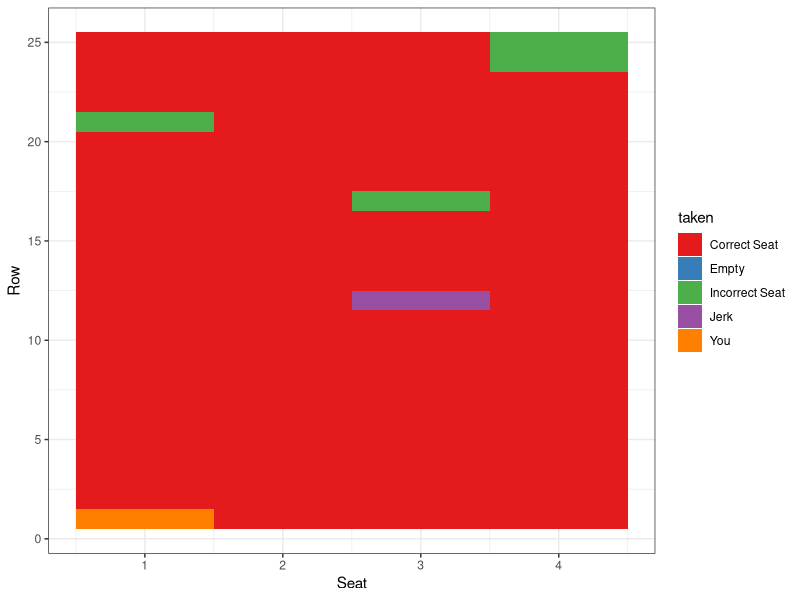

This figure's R source: (Note: this script raises an error after producing the figure.)
## ---- chunk 1
library(ggplot2)
library(grid)
library(gganimate)
library(tidyr)

## ---- chunk 2
st <- 1:100
tkn <- rep("Empty",100)
jerk <- sample(100,1)
tkn[jerk] <- "Jerk"
stsInterval <- matrix("Empty", nrow=100, ncol=100)
stsInterval[,1] <- tkn
# incorrectSeats <- matrix(NA, nrow=100, ncol=100)
# incorrectSeats[,1] <- tkn
for(i in 2:99) {
  if(tkn[i]=="Empty"){
    tkn[i]<-"Correct Seat"
  }else{
    incorrectSeat <- sample(which(tkn=="Empty"),1)
    tkn[incorrectSeat]<-"Incorrect Seat"
  }
  stsInterval[,i] <- tkn
}
# Get last available seat
tkn[which(tkn=="Empty")]<-"You"
stsInterval[,100]<- tkn

df <- data.frame(time=rep(1:100, each=100), seats=rep(1:100,100), row=rep(1:25,each=4), col=1:4, taken=c(stsInterval))
p <- ggplot(df, aes(x=col, y=row, frame = time), col="blue") + 
  geom_tile(aes(fill = taken)) +xlab("Seat") +ylab("Row") + theme_bw()+
  scale_fill_brewer(palette="Set1")
gg_animate(p, "./seating_ordered.gif", interval = c(rep(.1,99),1))

stsInterval <- stsInterval[sample(1:100),]

df <- data.frame(time=rep(1:100, each=100), seats=rep(1:100,100), row=rep(1:25,each=4), col=1:4, taken=c(stsInterval))
p <- ggplot(df, aes(x=col, y=row, frame = time), col="blue") + 
  geom_tile(aes(fill = taken)) +xlab("Seat") +ylab("Row") + theme_bw()+
  scale_fill_brewer(palette="Set1")
gg_animate(p, "./seating_unordered.gif", interval = c(rep(.1,99),1), saver="mp4")
## ---- chunk 3
mean(1/(1+1:99))
